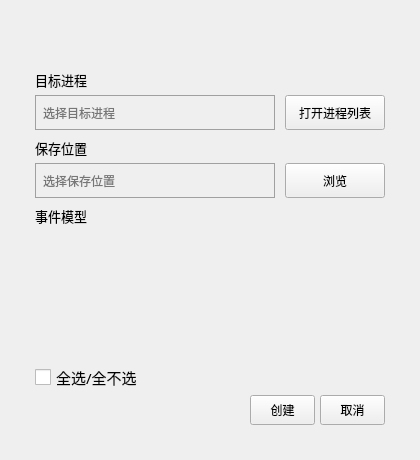
<?xml version="1.0" encoding="UTF-8"?>
<ui version="4.0">
 <class>ModelCreater</class>
 <widget class="QDialog" name="ModelCreater">
  <property name="geometry">
   <rect>
    <x>0</x>
    <y>0</y>
    <width>420</width>
    <height>460</height>
   </rect>
  </property>
  <property name="minimumSize">
   <size>
    <width>420</width>
    <height>460</height>
   </size>
  </property>
  <property name="maximumSize">
   <size>
    <width>420</width>
    <height>460</height>
   </size>
  </property>
  <property name="font">
   <font>
    <family>Microsoft YaHei</family>
   </font>
  </property>
  <property name="windowTitle">
   <string>ModelCreater</string>
  </property>
  <property name="styleSheet">
   <string notr="true">QScrollArea {
	border:none;
	background:transparent;
}

QScrollBar:vertical {
	background:transparent;
	padding:0px;
	width:10px;
}

QScrollBar::handle:vertical{
	background:rgba(0,0,0,35);
	border-radius:5px;
	min-height:30px;
}

QScrollBar::handle:vertical:hover,QScrollBar::handle:vertical:pressed {
	background:rgba(0,0,0,75);
}

QScrollBar::add-page:vertical,QScrollBar::sub-page:vertical {
	background:none;
}

QScrollBar::add-line:vertical,QScrollBar::sub-line:vertical {
	background:none;
}

QRadioButton
{
    spacing: 5px;
	font-size:15px;
}

QRadioButton::indicator
{
    width: 16px;
    height: 16px;
}

QRadioButton::indicator:unchecked
{
	image: url(:/Animism/Resource/checkbox-unchecked.png);
}

QRadioButton::indicator:checked
{
	image: url(:/Animism/Resource/checkbox-indeterminate.png);
}

QCheckBox
{
    spacing: 5px;
	font-size:15px;
}

QCheckBox::indicator
{
    width: 16px;
    height: 16px;
}

QCheckBox::indicator:unchecked
{
	image: url(:/Animism/Resource/checkbox-unchecked.png);
}

QCheckBox::indicator:checked
{
	image: url(:/Animism/Resource/checkbox-checked.png);
}

QCheckBox::indicator:indeterminate
{
	image: url(:/Animism/Resource/checkbox-indeterminate.png);
}

QSpinBox
{
	font-size: 13px;
	border: 1px solid rgb(160,160,160);
	background-color: transparent;
	padding-left: 5px;
	padding-right: 5px;
}

QTextEdit
{
	font-size: 12px;
	border: 1px solid rgb(160,160,160);
	background-color: transparent;
}

QListWidget
{
	font-size: 12px;
	border: 1px solid rgb(160,160,160);
	background-color: transparent;
}

QLineEdit
{
	font-size: 12px;
	border: 1px solid rgb(160,160,160);
	background-color: transparent;
}

QTreeWidget
{
	font-size: 12px;
	border: 1px solid rgb(160,160,160);
	background-color: transparent;
}

QTreeWidget::item 
{
    spacing: 5px;
	font-size:15px;
}

QTreeWidget::indicator
{
    width: 16px;
    height: 16px;
}

QTreeWidget::indicator:unchecked
{
	image: url(:/AnimismAI/Resource/checkbox-unchecked.png);
}

QTreeWidget::indicator:checked
{
	image: url(:/AnimismAI/Resource/checkbox-checked.png);
}

QTreeWidget::indicator:indeterminate
{
	image: url(:/AnimismAI/Resource/checkbox-indeterminate.png);
}

QPushButton
{
	font-size:12px;
}

#scrollArea_event
{
	background-color: transparent;
}</string>
  </property>
  <layout class="QGridLayout" name="gridLayout">
   <property name="leftMargin">
    <number>15</number>
   </property>
   <property name="topMargin">
    <number>15</number>
   </property>
   <property name="rightMargin">
    <number>15</number>
   </property>
   <property name="bottomMargin">
    <number>15</number>
   </property>
   <property name="spacing">
    <number>0</number>
   </property>
   <item row="0" column="0">
    <widget class="QWidget" name="widget_frame" native="true">
     <layout class="QVBoxLayout" name="verticalLayout">
      <property name="spacing">
       <number>0</number>
      </property>
      <property name="leftMargin">
       <number>0</number>
      </property>
      <property name="topMargin">
       <number>0</number>
      </property>
      <property name="rightMargin">
       <number>0</number>
      </property>
      <property name="bottomMargin">
       <number>0</number>
      </property>
      <item>
       <widget class="QWidget" name="widget_app_head" native="true">
        <property name="minimumSize">
         <size>
          <width>0</width>
          <height>50</height>
         </size>
        </property>
        <property name="maximumSize">
         <size>
          <width>16777215</width>
          <height>50</height>
         </size>
        </property>
        <property name="styleSheet">
         <string notr="true"/>
        </property>
        <layout class="QHBoxLayout" name="horizontalLayout">
         <property name="spacing">
          <number>5</number>
         </property>
         <property name="leftMargin">
          <number>10</number>
         </property>
         <property name="topMargin">
          <number>0</number>
         </property>
         <property name="rightMargin">
          <number>7</number>
         </property>
         <property name="bottomMargin">
          <number>0</number>
         </property>
         <item>
          <widget class="QWidget" name="widget_app_icon" native="true">
           <property name="minimumSize">
            <size>
             <width>32</width>
             <height>32</height>
            </size>
           </property>
           <property name="maximumSize">
            <size>
             <width>32</width>
             <height>32</height>
            </size>
           </property>
          </widget>
         </item>
         <item>
          <spacer name="horizontalSpacer">
           <property name="orientation">
            <enum>Qt::Horizontal</enum>
           </property>
           <property name="sizeHint" stdset="0">
            <size>
             <width>727</width>
             <height>20</height>
            </size>
           </property>
          </spacer>
         </item>
         <item>
          <widget class="WinButton" name="pushButton_app_close">
           <property name="minimumSize">
            <size>
             <width>36</width>
             <height>36</height>
            </size>
           </property>
           <property name="maximumSize">
            <size>
             <width>36</width>
             <height>36</height>
            </size>
           </property>
           <property name="cursor">
            <cursorShape>PointingHandCursor</cursorShape>
           </property>
           <property name="focusPolicy">
            <enum>Qt::ClickFocus</enum>
           </property>
           <property name="toolTip">
            <string>关闭</string>
           </property>
           <property name="styleSheet">
            <string notr="true"/>
           </property>
           <property name="text">
            <string/>
           </property>
           <property name="flat">
            <bool>true</bool>
           </property>
          </widget>
         </item>
        </layout>
       </widget>
      </item>
      <item>
       <widget class="QWidget" name="widget_container" native="true">
        <property name="minimumSize">
         <size>
          <width>0</width>
          <height>0</height>
         </size>
        </property>
        <property name="styleSheet">
         <string notr="true"/>
        </property>
        <layout class="QVBoxLayout" name="verticalLayout_2" stretch="0,0,1,0">
         <property name="spacing">
          <number>3</number>
         </property>
         <property name="leftMargin">
          <number>20</number>
         </property>
         <property name="topMargin">
          <number>0</number>
         </property>
         <property name="rightMargin">
          <number>20</number>
         </property>
         <property name="bottomMargin">
          <number>20</number>
         </property>
         <item>
          <layout class="QGridLayout" name="gridLayout_3">
           <property name="horizontalSpacing">
            <number>10</number>
           </property>
           <property name="verticalSpacing">
            <number>0</number>
           </property>
           <item row="0" column="0" colspan="2">
            <widget class="QLabel" name="label_proc_tip">
             <property name="minimumSize">
              <size>
               <width>0</width>
               <height>30</height>
              </size>
             </property>
             <property name="maximumSize">
              <size>
               <width>16777215</width>
               <height>30</height>
              </size>
             </property>
             <property name="font">
              <font>
               <family>Microsoft YaHei</family>
               <pointsize>-1</pointsize>
              </font>
             </property>
             <property name="styleSheet">
              <string notr="true">QLabel{font-size:13px;}</string>
             </property>
             <property name="text">
              <string>目标进程</string>
             </property>
             <property name="alignment">
              <set>Qt::AlignLeading|Qt::AlignLeft|Qt::AlignVCenter</set>
             </property>
            </widget>
           </item>
           <item row="1" column="0">
            <widget class="QLineEdit" name="lineEdit_proc_info">
             <property name="minimumSize">
              <size>
               <width>0</width>
               <height>35</height>
              </size>
             </property>
             <property name="maximumSize">
              <size>
               <width>16777215</width>
               <height>35</height>
              </size>
             </property>
             <property name="font">
              <font>
               <family>Microsoft YaHei</family>
               <pointsize>-1</pointsize>
              </font>
             </property>
             <property name="styleSheet">
              <string notr="true">#lineEdit_proc_info
{
	padding-left: 5px;
	padding-right: 5px;
}</string>
             </property>
             <property name="frame">
              <bool>false</bool>
             </property>
             <property name="readOnly">
              <bool>true</bool>
             </property>
             <property name="placeholderText">
              <string>选择目标进程</string>
             </property>
            </widget>
           </item>
           <item row="1" column="1">
            <widget class="IconButton" name="pushButton_proc_open">
             <property name="minimumSize">
              <size>
               <width>100</width>
               <height>35</height>
              </size>
             </property>
             <property name="maximumSize">
              <size>
               <width>100</width>
               <height>35</height>
              </size>
             </property>
             <property name="font">
              <font>
               <family>Microsoft YaHei</family>
               <pointsize>-1</pointsize>
              </font>
             </property>
             <property name="styleSheet">
              <string notr="true"/>
             </property>
             <property name="text">
              <string>打开进程列表</string>
             </property>
            </widget>
           </item>
          </layout>
         </item>
         <item>
          <layout class="QGridLayout" name="gridLayout_5">
           <property name="horizontalSpacing">
            <number>10</number>
           </property>
           <property name="verticalSpacing">
            <number>0</number>
           </property>
           <item row="0" column="0" colspan="2">
            <widget class="QLabel" name="label_model_path_tip">
             <property name="minimumSize">
              <size>
               <width>0</width>
               <height>30</height>
              </size>
             </property>
             <property name="maximumSize">
              <size>
               <width>16777215</width>
               <height>30</height>
              </size>
             </property>
             <property name="font">
              <font>
               <family>Microsoft YaHei</family>
               <pointsize>-1</pointsize>
              </font>
             </property>
             <property name="styleSheet">
              <string notr="true">QLabel{font-size:13px;}</string>
             </property>
             <property name="text">
              <string>保存位置</string>
             </property>
             <property name="alignment">
              <set>Qt::AlignLeading|Qt::AlignLeft|Qt::AlignVCenter</set>
             </property>
            </widget>
           </item>
           <item row="1" column="0">
            <widget class="QLineEdit" name="lineEdit_model_path">
             <property name="minimumSize">
              <size>
               <width>0</width>
               <height>35</height>
              </size>
             </property>
             <property name="maximumSize">
              <size>
               <width>16777215</width>
               <height>35</height>
              </size>
             </property>
             <property name="font">
              <font>
               <family>Microsoft YaHei</family>
               <pointsize>-1</pointsize>
              </font>
             </property>
             <property name="styleSheet">
              <string notr="true">#lineEdit_model_path
{
	padding-left: 5px;
	padding-right: 5px;
}</string>
             </property>
             <property name="frame">
              <bool>false</bool>
             </property>
             <property name="readOnly">
              <bool>true</bool>
             </property>
             <property name="placeholderText">
              <string>选择保存位置</string>
             </property>
             <property name="clearButtonEnabled">
              <bool>false</bool>
             </property>
            </widget>
           </item>
           <item row="1" column="1">
            <widget class="IconButton" name="pushButton_model_path_open">
             <property name="minimumSize">
              <size>
               <width>100</width>
               <height>35</height>
              </size>
             </property>
             <property name="maximumSize">
              <size>
               <width>100</width>
               <height>35</height>
              </size>
             </property>
             <property name="font">
              <font>
               <family>Microsoft YaHei</family>
               <pointsize>-1</pointsize>
              </font>
             </property>
             <property name="styleSheet">
              <string notr="true"/>
             </property>
             <property name="text">
              <string>浏览</string>
             </property>
            </widget>
           </item>
          </layout>
         </item>
         <item>
          <layout class="QGridLayout" name="gridLayout_2" rowstretch="0,1,0" columnstretch="1,0,0">
           <property name="spacing">
            <number>0</number>
           </property>
           <item row="2" column="1">
            <widget class="QCheckBox" name="checkBox_event_ctrl">
             <property name="minimumSize">
              <size>
               <width>110</width>
               <height>30</height>
              </size>
             </property>
             <property name="maximumSize">
              <size>
               <width>110</width>
               <height>30</height>
              </size>
             </property>
             <property name="font">
              <font>
               <family>Microsoft YaHei</family>
               <pointsize>-1</pointsize>
              </font>
             </property>
             <property name="text">
              <string>全选/全不选</string>
             </property>
             <property name="checked">
              <bool>false</bool>
             </property>
             <property name="tristate">
              <bool>true</bool>
             </property>
            </widget>
           </item>
           <item row="2" column="2">
            <spacer name="horizontalSpacer_2">
             <property name="orientation">
              <enum>Qt::Horizontal</enum>
             </property>
             <property name="sizeHint" stdset="0">
              <size>
               <width>248</width>
               <height>20</height>
              </size>
             </property>
            </spacer>
           </item>
           <item row="1" column="0" colspan="3">
            <widget class="QScrollArea" name="scrollArea_event">
             <property name="minimumSize">
              <size>
               <width>0</width>
               <height>0</height>
              </size>
             </property>
             <property name="cursor" stdset="0">
              <cursorShape>ArrowCursor</cursorShape>
             </property>
             <property name="frameShape">
              <enum>QFrame::NoFrame</enum>
             </property>
             <property name="frameShadow">
              <enum>QFrame::Plain</enum>
             </property>
             <property name="verticalScrollBarPolicy">
              <enum>Qt::ScrollBarAsNeeded</enum>
             </property>
             <property name="horizontalScrollBarPolicy">
              <enum>Qt::ScrollBarAlwaysOff</enum>
             </property>
             <property name="widgetResizable">
              <bool>true</bool>
             </property>
             <property name="alignment">
              <set>Qt::AlignLeading|Qt::AlignLeft|Qt::AlignTop</set>
             </property>
             <widget class="QWidget" name="scrollAreaWidgetContents_eventmap">
              <property name="geometry">
               <rect>
                <x>0</x>
                <y>0</y>
                <width>348</width>
                <height>123</height>
               </rect>
              </property>
              <property name="styleSheet">
               <string notr="true">#scrollAreaWidgetContents_eventmap
{
	background: transparent;
}</string>
              </property>
             </widget>
            </widget>
           </item>
           <item row="0" column="0" colspan="3">
            <widget class="QLabel" name="label_event_tip">
             <property name="minimumSize">
              <size>
               <width>0</width>
               <height>30</height>
              </size>
             </property>
             <property name="maximumSize">
              <size>
               <width>16777215</width>
               <height>30</height>
              </size>
             </property>
             <property name="font">
              <font>
               <family>Microsoft YaHei</family>
               <pointsize>-1</pointsize>
              </font>
             </property>
             <property name="styleSheet">
              <string notr="true">QLabel{font-size:13px;}</string>
             </property>
             <property name="text">
              <string>事件模型</string>
             </property>
             <property name="alignment">
              <set>Qt::AlignLeading|Qt::AlignLeft|Qt::AlignVCenter</set>
             </property>
            </widget>
           </item>
          </layout>
         </item>
         <item>
          <layout class="QHBoxLayout" name="horizontalLayout_2">
           <property name="spacing">
            <number>5</number>
           </property>
           <item>
            <spacer name="horizontalSpacer_3">
             <property name="orientation">
              <enum>Qt::Horizontal</enum>
             </property>
             <property name="sizeHint" stdset="0">
              <size>
               <width>178</width>
               <height>20</height>
              </size>
             </property>
            </spacer>
           </item>
           <item>
            <widget class="IconButton" name="pushButton_submit">
             <property name="minimumSize">
              <size>
               <width>65</width>
               <height>30</height>
              </size>
             </property>
             <property name="maximumSize">
              <size>
               <width>65</width>
               <height>30</height>
              </size>
             </property>
             <property name="font">
              <font>
               <family>Microsoft YaHei</family>
               <pointsize>-1</pointsize>
              </font>
             </property>
             <property name="cursor">
              <cursorShape>PointingHandCursor</cursorShape>
             </property>
             <property name="styleSheet">
              <string notr="true"/>
             </property>
             <property name="text">
              <string>创建</string>
             </property>
            </widget>
           </item>
           <item>
            <widget class="IconButton" name="pushButton_cancel">
             <property name="minimumSize">
              <size>
               <width>65</width>
               <height>30</height>
              </size>
             </property>
             <property name="maximumSize">
              <size>
               <width>65</width>
               <height>30</height>
              </size>
             </property>
             <property name="font">
              <font>
               <family>Microsoft YaHei</family>
               <pointsize>-1</pointsize>
              </font>
             </property>
             <property name="cursor">
              <cursorShape>PointingHandCursor</cursorShape>
             </property>
             <property name="styleSheet">
              <string notr="true"/>
             </property>
             <property name="text">
              <string>取消</string>
             </property>
            </widget>
           </item>
          </layout>
         </item>
        </layout>
       </widget>
      </item>
     </layout>
    </widget>
   </item>
  </layout>
 </widget>
 <layoutdefault spacing="6" margin="11"/>
 <customwidgets>
  <customwidget>
   <class>WinButton</class>
   <extends>QPushButton</extends>
   <header>WinButton.h</header>
  </customwidget>
  <customwidget>
   <class>IconButton</class>
   <extends>QPushButton</extends>
   <header>IconButton.h</header>
  </customwidget>
 </customwidgets>
 <resources>
  <include location="Animism.qrc"/>
 </resources>
 <connections/>
</ui>
